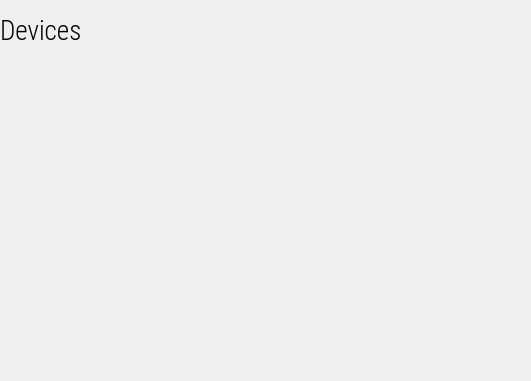
<?xml version="1.0" encoding="UTF-8"?>
<ui version="4.0">
 <class>Tab</class>
 <widget class="QFrame" name="Tab">
  <property name="geometry">
   <rect>
    <x>0</x>
    <y>0</y>
    <width>531</width>
    <height>381</height>
   </rect>
  </property>
  <property name="windowTitle">
   <string>Frame</string>
  </property>
  <property name="layoutDirection">
   <enum>Qt::LeftToRight</enum>
  </property>
  <property name="autoFillBackground">
   <bool>false</bool>
  </property>
  <property name="styleSheet">
   <string notr="true"/>
  </property>
  <property name="frameShape">
   <enum>QFrame::NoFrame</enum>
  </property>
  <property name="frameShadow">
   <enum>QFrame::Plain</enum>
  </property>
  <property name="lineWidth">
   <number>0</number>
  </property>
  <layout class="QVBoxLayout" name="verticalLayout" stretch="0,1">
   <property name="spacing">
    <number>0</number>
   </property>
   <property name="leftMargin">
    <number>0</number>
   </property>
   <property name="topMargin">
    <number>0</number>
   </property>
   <property name="rightMargin">
    <number>0</number>
   </property>
   <property name="bottomMargin">
    <number>0</number>
   </property>
   <item alignment="Qt::AlignTop">
    <widget class="QLabel" name="title">
     <property name="sizePolicy">
      <sizepolicy hsizetype="Preferred" vsizetype="Fixed">
       <horstretch>0</horstretch>
       <verstretch>0</verstretch>
      </sizepolicy>
     </property>
     <property name="minimumSize">
      <size>
       <width>0</width>
       <height>60</height>
      </size>
     </property>
     <property name="maximumSize">
      <size>
       <width>16777215</width>
       <height>60</height>
      </size>
     </property>
     <property name="baseSize">
      <size>
       <width>0</width>
       <height>0</height>
      </size>
     </property>
     <property name="font">
      <font>
       <family>Roboto Condensed Light</family>
       <pointsize>20</pointsize>
       <stylestrategy>PreferAntialias</stylestrategy>
      </font>
     </property>
     <property name="autoFillBackground">
      <bool>false</bool>
     </property>
     <property name="styleSheet">
      <string notr="true"/>
     </property>
     <property name="lineWidth">
      <number>0</number>
     </property>
     <property name="text">
      <string>Devices</string>
     </property>
     <property name="textFormat">
      <enum>Qt::PlainText</enum>
     </property>
     <property name="margin">
      <number>10</number>
     </property>
     <property name="indent">
      <number>-1</number>
     </property>
    </widget>
   </item>
   <item>
    <layout class="QVBoxLayout" name="devicesContainer">
     <property name="spacing">
      <number>0</number>
     </property>
    </layout>
   </item>
  </layout>
 </widget>
 <resources>
  <include location="resources.qrc"/>
 </resources>
 <connections/>
</ui>
